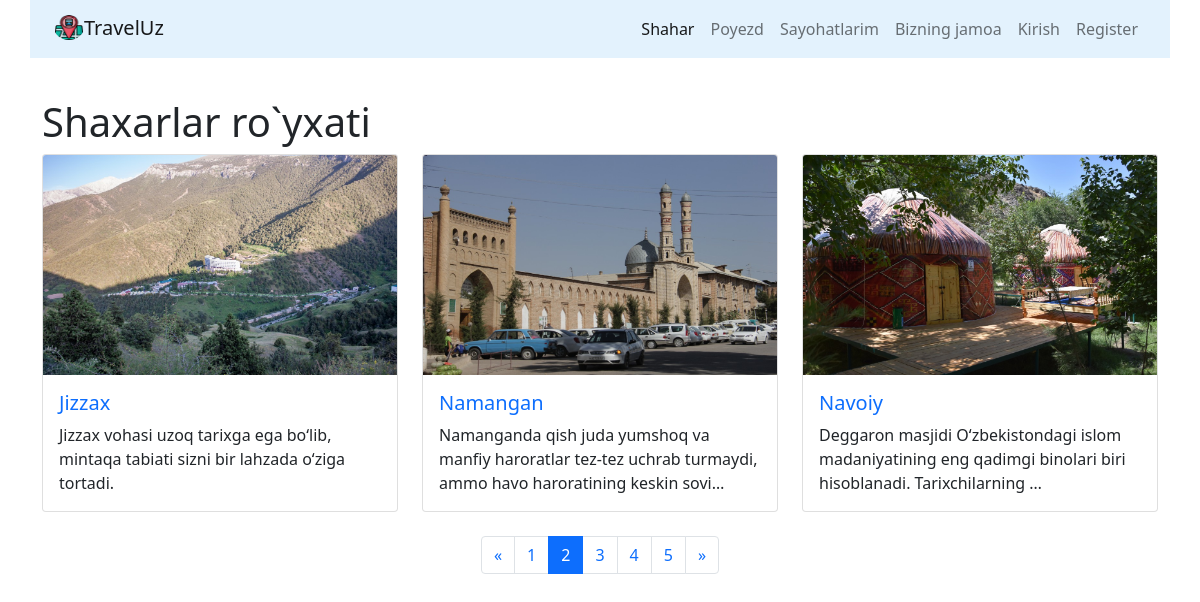
The app's page /cities/?page=2 with its own data.
### cities/models.py (models this page shows, shortened)
class City(models.Model):
    name=models.CharField(max_length=200,unique=True,verbose_name='Shaxar')
    shahar_haqida_qisqa = models.CharField(max_length=1000)
    about_city=RichTextUploadingField(blank=True,null=True)
    image = models.ImageField(blank=True, null=True, upload_to='city_images')
    class Meta:
        verbose_name= "Shaxar"
        verbose_name_plural= "Shaxarlar ombori"
        ordering=["name"]

### cities/views.py (the view)
# urls.py: path('',CityListView.as_view(),name='home'),
class CityListView(ListView):
    model=City
    template_name='cities/home.html'
    paginate_by=3
    def get_context_data(self, **kwargs):
        context = super(CityListView, self).get_context_data(**kwargs)
        context['form']=CityForm
        return context

### cities/templates/cities/home.html (shortened to what this page needs)
{% extends 'base.html' %}
{% block content %}
<div class="container">
    <h1>Shaxarlar ro`yxati</h1>
        <div class="row row-cols-1 row-cols-sm-2 row-cols-md-3" >
                  {% for city in page_obj %}
                      <div class="col mb-4">
                          <a href="{% url 'cities:detail' pk=city.id %}" class="text-decoration-none">
                        <div class="card">
                          <img src="{{city.image.url}}" class="card-img-top" alt="{{city.name}}" height="220">
                          <div class="card-body">
                            <h5 class="card-title"><a href="{% url 'cities:detail' pk=city.id %}" class="text-decoration-none">{{city.name}}</a></h5>
                            <p class="card-text">{{city.shahar_haqida_qisqa|truncatechars:110}}</p>
                          </div>
                        </div>
                        </div>
                  {% endfor %}
        </div>
</div>
<nav aria-label="Page navigation example">
  <ul class="pagination justify-content-center">
      <li class="page-item">
         {% if page_obj.has_previous %}
            <a class="page-link" href="?page={{ page_obj.previous_page_number }}" aria-label="Previous">
                <span aria-hidden="true">&laquo;</span>
            </a>
        {% endif %}
    </li>
      {% for page in page_obj.paginator.page_range %}
            <li class="page-item {% if page == page_obj.number %}active{% endif %}">
                <a class="page-link" href="?page={{page}}">{{page}}</a>
            </li>
      {% endfor %}
    <li class="page-item">
         {% if page_obj.has_next %}
            <a class="page-link" href="?page={{ page_obj.next_page_number }}" aria-label="Next">
                <span aria-hidden="true">&raquo;</span>
            </a>
        {% endif %}
    </li>
  </ul>
</nav>
{% endblock %}

### records on screen
City: image (picture), name "Jizzax", shahar_haqida_qisqa "Jizzax vohasi uzoq tarixga ega bo‘lib, mintaqa tabiati sizni bir lahzada o‘ziga tortadi."
City: image (picture), name "Namangan", shahar_haqida_qisqa "Namanganda qish juda yumshoq va manfiy haroratlar tez-tez uchrab turmaydi, ammo havo haroratining keskin sovi…"
City: image (picture), name "Navoiy", shahar_haqida_qisqa "Deggaron masjidi O‘zbekistondagi islom madaniyatining eng qadimgi binolari biri hisoblanadi. Tarixchilarning …"

### other values on screen
{{ page }} "1" "2" "3" "4" "5"
